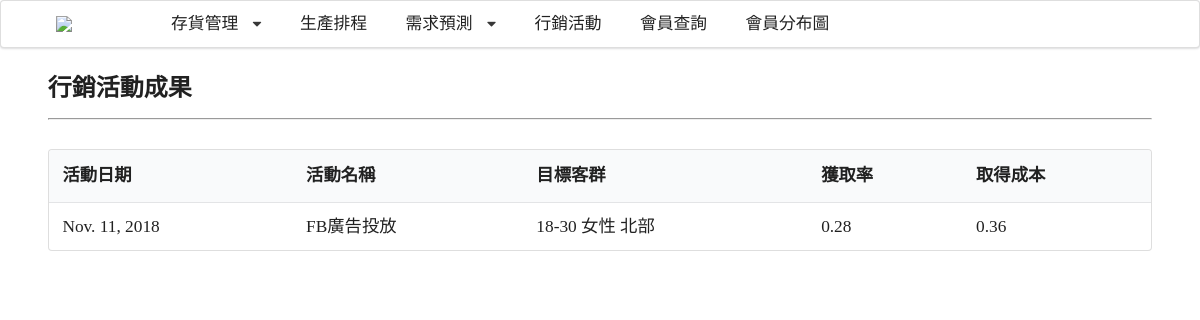
The page /activity/ on the database its author committed.
### apps/activity/models.py (models this page shows, shortened)
class Activity(models.Model):
    activity_name = models.CharField(max_length=20, blank=True)
    target_name = models.CharField(max_length=50, null=True)
    activity_date = models.DateField(null=True)
    target = models.IntegerField(blank=True)
    response = models.IntegerField(blank=True)
    cost = models.IntegerField(blank=True)
    target_members = models.ManyToManyField(Member, blank=True)
    def get(self):
        try:
            get = round(self.response / self.target,2)
        except ZeroDivisionError:
            get = 0
        return get
    def efficiency(self):
        try:
            efficiency = round(self.cost / self.response,2)
        except ZeroDivisionError:
            efficiency = 0
        return efficiency
    class Meta:
        ordering = ["-activity_date"]

### apps/activity/views.py (the view)
# urls.py: path('', ActivityDetail.as_view(), name='detail'),
class ActivityDetail(View):
    def get(self, request):
        activities = Activity.objects.all()
        return render(request, 'modules/activity/activity_detail.html', locals())

### templates/modules/activity/activity_detail.html
{% extends 'base/layout.html' %}
{% block main %}
<h2>行銷活動成果</h2>
<hr>
<br>
<table class="ui table">
    <thead>
      <tr>
        <th>活動日期</th>
        <th>活動名稱</th>
        <th>目標客群</th>
        <th>獲取率</th>
        <th>取得成本</th>
      </tr>
    </thead>
{% for a in activities %}
    <tbody>
      <tr>
        <td>{{ a.activity_date }}</td>
        <td>{{ a.activity_name }}</td>
        <td>{{ a.target_name }}</td>
        <td>{{ a.get }}</td>
        <td>{{ a.efficiency }}</td>
      </tr>
    </tbody>
{% endfor %}
</table>
{% endblock %}

### static/stylesheets/index.css (style rules this page uses)
h1, h2, h3, h4, h5 { font-family: Microsoft JhengHei!important; }
.ui.table { margin: 0 auto; }

### rows shown on the page
Activity: activity_date "Nov. 11, 2018", activity_name "FB廣告投放", target_name "18-30 女性 北部", get "0.28", efficiency "0.36"
